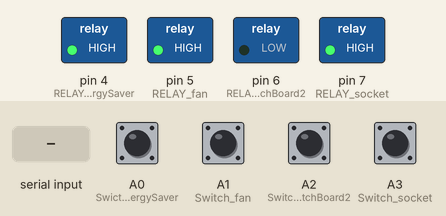
This sketch was run on a simulated Arduino Uno, built with avr-gcc and run on an emulated ATmega328P. Parts: switched loads named in the sketch (green lamp = pin HIGH). Inputs (shaded band) come from the test bench; at power-on: A0 (Swicth_energySaver), A1 (Switch_fan), A2 (Switch_switchBoard2), A3 (Switch_socket) HIGH.

Above: at 1.5 s.
1.6 s: "1\n" received over Serial
At 2.7 s:
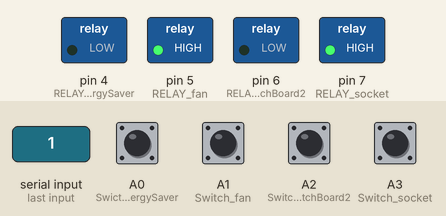
3.5 s: A1 (Switch_fan) pulled LOW for 0.15 s
At 3.9 s:
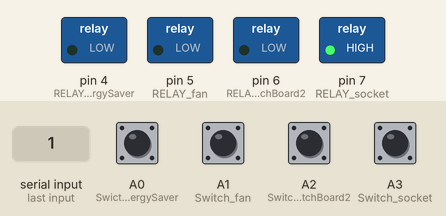
5.5 s: A2 (Switch_switchBoard2) pulled LOW for 0.15 s
At 5.9 s:
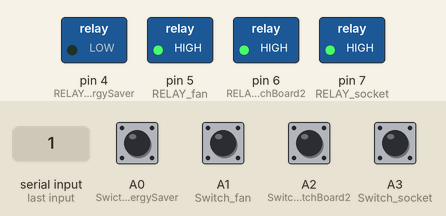
7.5 s: A3 (Switch_socket) pulled LOW for 0.15 s
At 7.9 s:
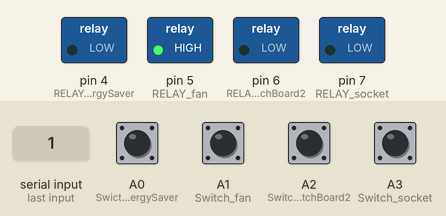
Timing chart, 0 to 10.5 s (numbered marks = the images above; inputs shaded):
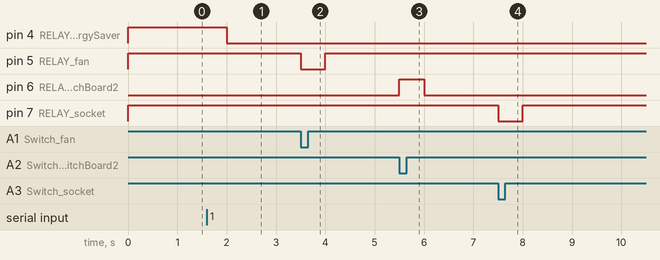

Measured:
- after the input at 1.6 s, pin 4 (RELAY_energySaver): HIGH → LOW after 0.40 s
- after the input at 3.5 s, pin 5 (RELAY_fan): HIGH → LOW at once, → HIGH 0.50 s later
- after the input at 5.5 s, pin 6 (RELAY_switchBoard2): LOW → HIGH at once, → LOW 0.50 s later
- after the input at 7.5 s, pin 7 (RELAY_socket): HIGH → LOW at once, → HIGH 0.50 s later

The sketch:

btHome-arduino.ino
```cpp
/*
   Made by Taha Shaheen
   Start Date: 24thOct2017
   End Date:

   This version is where all code is rewritten to stamp out errors
   This is V4.3.
   It only supports Switch Inpts.
   It also supports returning appliance state data to the user
   The appliances can be switched via bluetooth commands as well

   There is no memory. Initial startup positions always OFF are not based on Switch Board positions.
   Switching happens at switch state updates
*/

#define RELAY_socket 7   //Socket
#define RELAY_switchBoard2 6   //SwitchBoard2
#define RELAY_fan 5   //Fan
#define RELAY_energySaver 4   //Energy Saver

#define Swicth_energySaver A0    //Energy Saver
#define Switch_fan A1    //Fan
#define Switch_switchBoard2 A2    //SwitchBoard2
#define Switch_socket A3    //Socket

boolean Sw_energySaver_State, Sw_fan_State, Sw_switchBoard2_State, Sw_socket_State,
        Sw_energySaver_StatePrevious, Sw_fan_StatePrevious, Sw_switchBoard2_StatePrevious, Sw_socket_StatePrevious;
boolean change = false;

boolean Bluetooth_socket_State, Bluetooth_switchBoard2_State, Bluetooth_fan_State, Bluetooth_energySaver_State,
        Bluetooth_socket_StatePrevious, Bluetooth_switchBoard2_StatePrevious, Bluetooth_fan_StatePrevious, Bluetooth_energySaver_StatePrevious;

String inputString = "";
boolean stringComplete = false;


void setup() {
  Serial.begin(9600);
//  Serial.println("Ready...");

  inputString.reserve(200);   //Reserved for Serial Event input characters

  //All relay pins made output
  pinMode(RELAY_socket, OUTPUT);
  pinMode(RELAY_switchBoard2, OUTPUT);
  pinMode(RELAY_fan, OUTPUT);
  pinMode(RELAY_energySaver, OUTPUT);

  //Initailly all Relays turned off. Relays are ACTIVE LOW. (The opto-coupler is ACTIVE LOW)
  digitalWrite(RELAY_socket, HIGH);
  digitalWrite(RELAY_switchBoard2, LOW); /*This one is turned ON by default because
                                           (a)It is a switch board that should always be ON,
                                           (b)It serves as a diagnostic tool by turning ON as soon as the setup is reset */
  digitalWrite(RELAY_fan, HIGH);
  digitalWrite(RELAY_energySaver, HIGH);

  //All switches pulled up to 5V internally. Turning a switch on, sends a GND signal to pin
  pinMode(Swicth_energySaver, INPUT_PULLUP);
  pinMode(Switch_fan, INPUT_PULLUP);
  pinMode(Switch_switchBoard2, INPUT_PULLUP);
  pinMode(Switch_socket, INPUT_PULLUP);

  //Code commented to allow for a diffenet approach below
  /*
    //Initially all switches assumed OFF without reading states. If mistake is made, it will automatically get rectified.
    //The actual states could also have been read, but eventually initail states will come from memory and this is temporary
    //depending on the switch state initially makes no sense.
    Sw_energySaver_State = false;
    Sw_fan_State = false;
    Sw_switchBoard2_State = false;
    Sw_socket_State = false;
  */

  //The switch states initially are read
  //This is a different approach to the code commented above
  //This approach allows for no appliances to be turned on until a state change occurs
  //The switch could be on or off, it won't matter

  Sw_energySaver_State = !(digitalRead(Swicth_energySaver));
  Sw_fan_State = !(digitalRead(Switch_fan));
  Sw_switchBoard2_State = !(digitalRead(Switch_switchBoard2));
  Sw_socket_State = !(digitalRead(Switch_socket));

  //Bluetooth States also assumed false initailly. There are no bluetooth commands initially and something has to be assumed.
  //Better a device be off than turned on for no reason.
  Bluetooth_energySaver_State = false;
  Bluetooth_fan_State = false;
  Bluetooth_switchBoard2_State = false;
  Bluetooth_socket_State = false;
}

void loop() {
  //the loop function exclusively only works for the Switch Board
  //Extra code is written that "interrupts" the regular flow, if a Bluetooth Command comes in
  delay(500); //delay to prevent debouncing
  readSwitchStates(); //Switches now read, extra code executed if change detected
  if (change == true) {
    updateStates();
  }
}
```

Bluetooth_Check.ino
```cpp
void bluetoothCheck() {

  //Serial.println(inputString); //commented because it was returned evertime a command was sent, this was disturbing when returnStates was called via bluetooth

  Bluetooth_energySaver_StatePrevious = Bluetooth_energySaver_State;
  Bluetooth_fan_StatePrevious = Bluetooth_fan_State;
  Bluetooth_switchBoard2_StatePrevious = Bluetooth_switchBoard2_State;
  Bluetooth_socket_StatePrevious = Bluetooth_socket_State;

  switch (inputString.toInt()) {
    //This function assumes that the user knows the current state of the device
    //and wishes to change it.
    //A command, one for each device, can be issued by the user
    //This command flips the state
    case 1:
      Bluetooth_energySaver_State = !Bluetooth_energySaver_State;
      updateStates();
      Bluetooth_energySaver_StatePrevious = Bluetooth_energySaver_State;
      break;
    case 2:
      Bluetooth_fan_State  = !Bluetooth_fan_State;
      updateStates();
      Bluetooth_fan_StatePrevious = Bluetooth_fan_State;
      break;
    case 3:
      Bluetooth_switchBoard2_State  = !Bluetooth_switchBoard2_State;
      updateStates();
      Bluetooth_switchBoard2_StatePrevious = Bluetooth_switchBoard2_State;
      break;
    case 4:
      Bluetooth_socket_State  = !Bluetooth_socket_State;
      updateStates();
      Bluetooth_socket_StatePrevious = Bluetooth_socket_State;
      break;
    default:
      returnStates(); //This returns the States to the user
  }
}
```

Read_Switch_States.ino
```cpp
void readSwitchStates() {
  //First we save the previous states that the switches had
  //this will come in handy because previous states will be compared to the staes now
  //if both are the same, no update has taken place and there is nothing to do
  Sw_energySaver_StatePrevious = Sw_energySaver_State;
  Sw_fan_StatePrevious = Sw_fan_State;
  Sw_switchBoard2_StatePrevious = Sw_switchBoard2_State;
  Sw_socket_StatePrevious = Sw_socket_State;

  //Current states read
  Sw_energySaver_State = !(digitalRead(Swicth_energySaver));
  Sw_fan_State = !(digitalRead(Switch_fan));
  Sw_switchBoard2_State = !(digitalRead(Switch_switchBoard2));
  Sw_socket_State = !(digitalRead(Switch_socket));

  //This part of the code is executed if any change in the states is detected
  if ((Sw_energySaver_State != Sw_energySaver_StatePrevious) || (Sw_fan_State != Sw_fan_StatePrevious) ||
      (Sw_switchBoard2_State != Sw_switchBoard2_StatePrevious) || (Sw_socket_State != Sw_socket_StatePrevious))
    change = true;
  else
    change = false;
}
```

Return_States.ino
```cpp
void returnStates() {
  //The lower nibble of the byte "States" reflects the current state of the devices
  //The byte "States" does not updated regualrly because it does not need to be

  byte States = 0b11111111;

  if (!digitalRead(RELAY_energySaver))
    States |= 0b00001000;
  else
    States &= 0b11110111;

  if (!digitalRead(RELAY_fan))
    States |= 0b00000100;
  else
    States &= 0b11111011;

  if (!digitalRead(RELAY_switchBoard2))
    States |= 0b00000010;
  else
    States &= 0b11111101;

  if (!digitalRead(RELAY_socket))
    States |= 0b00000001;
  else
    States &= 0b11111110;

  Serial.print("t");
  Serial.print(States, BIN);
  Serial.print("t");
  //The binary is easier to interpret
  //1 is ON
  //0 is OFF
}
```

Serial_Event.ino
```cpp
void serialEvent() {
  while (Serial.available()) {
    // get the new byte:
    char inChar = (char)Serial.read();
    // add it to the inputString:
    inputString += inChar;
    // if the incoming character is a newline, set a flag
    // so the main loop can do something about it:
    if (inChar == 't' /*from input from Bluetooth*/ || inChar == '\n'/*for input from SerialMonitor PC*/) {
      //stringComplete = true;
      bluetoothCheck(); //Bluetooth updating function called
      inputString = ""; //emptying memory after work is done
      //stringComplete = false; //
    }
  }
}
```

Update_States.ino
```cpp
void updateStates() {
  //V4.3 supports Switch and Bluetooth commands
  //The appliances turn on or off based state changes of Switches or of Bluetooth
  //The OR ensures that it updates at every change in State, whether Bluetooth or Switch

  if ((Sw_energySaver_State != Sw_energySaver_StatePrevious) || (Bluetooth_energySaver_State != Bluetooth_energySaver_StatePrevious))
    digitalWrite(RELAY_energySaver, !digitalRead(RELAY_energySaver));

  if ((Sw_fan_State != Sw_fan_StatePrevious) || (Bluetooth_fan_State != Bluetooth_fan_StatePrevious))
    digitalWrite(RELAY_fan, !digitalRead(RELAY_fan));

  if ((Sw_switchBoard2_State != Sw_switchBoard2_StatePrevious) || (Bluetooth_switchBoard2_State != Bluetooth_switchBoard2_StatePrevious))
    digitalWrite(RELAY_switchBoard2, !digitalRead(RELAY_switchBoard2));

  if ((Sw_socket_State != Sw_socket_StatePrevious) || (Bluetooth_socket_State != Bluetooth_socket_StatePrevious))
    digitalWrite(RELAY_socket, !digitalRead(RELAY_socket));
}
```
